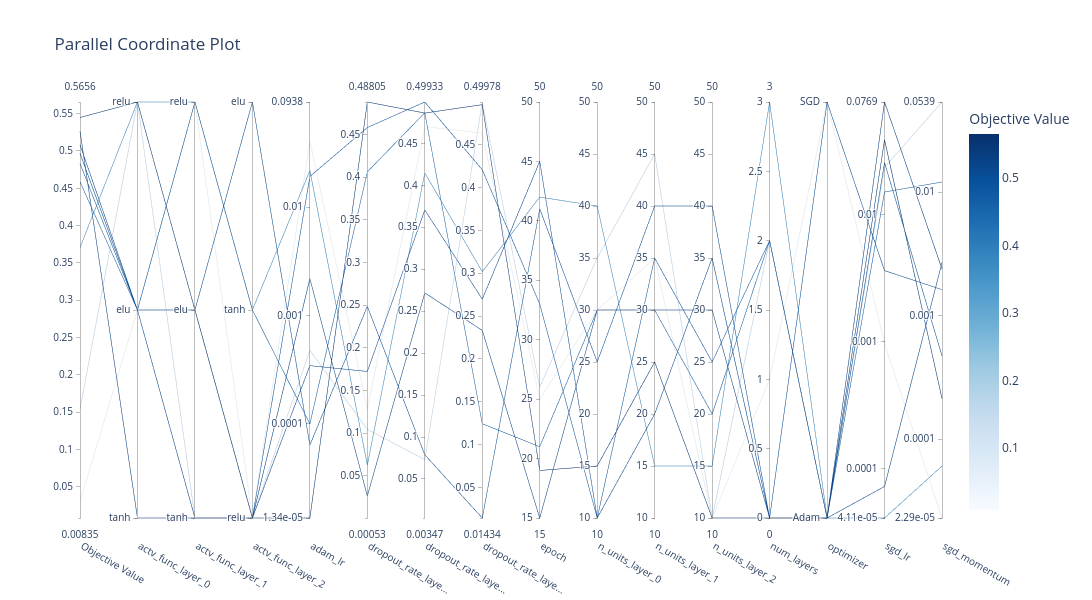

Here is the notebook cell this chart was saved with:
### Code cell
fig = optuna.visualization.plot_parallel_coordinate(study)
fig.update_layout(
    autosize=False,
    width=1100,
    height=600,
)
fig.update_xaxes(automargin=True)
